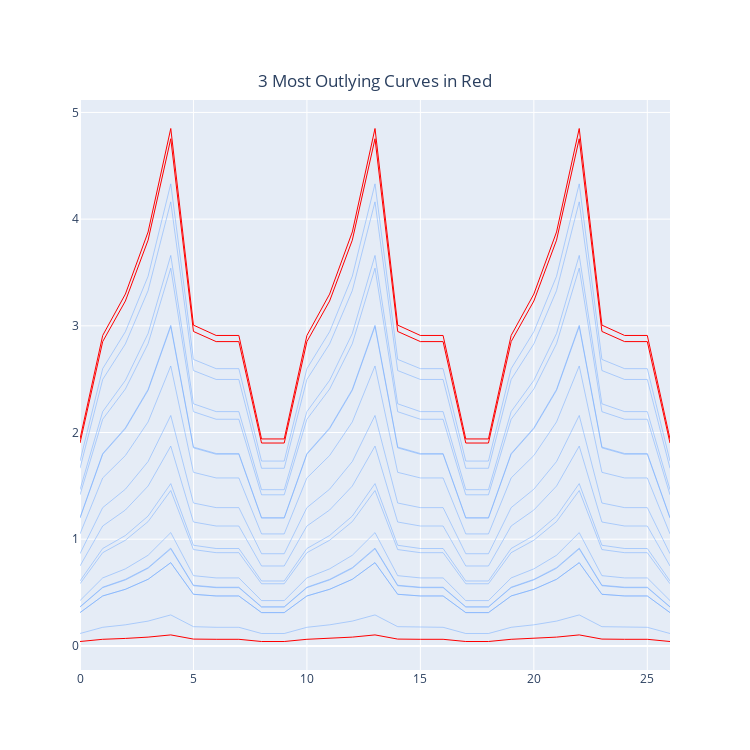

Notebook source saved alongside this figure:
### Markdown cell above
We can also plot the most outlying functions

### Code cell
n=3
fig = bd.plot_outlying(n=n, return_plot=True, title=f'{n} Most Outlying Curves in Red')
fig.update_layout(width=750, height=750)
fig.write_image('ex1_outlying.pdf')
fig.show()
